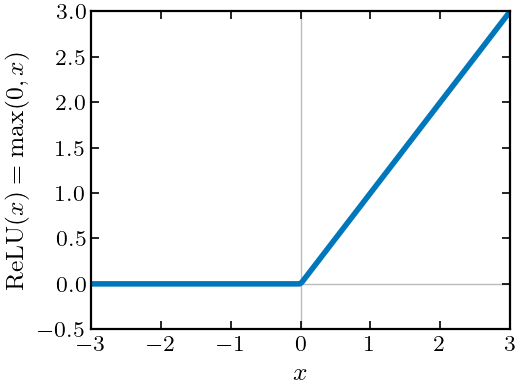

Write Python code to recreate this figure.
"""
Figure showing ReLU activation function for neural networks lecture.
"""

import matplotlib.pyplot as plt
import numpy as np
from pathlib import Path

# Load the publication style
plt.style.use(Path("~/.claude/skills/matplotlib-publication/matplotlibrc").expanduser())

# Figure settings
SINGLE_COL = 3.25

# Color palette
COLORS = {
    'blue': '#0077BB',
    'orange': '#EE7733',
    'gray': '#BBBBBB',
}

# Create figure
fig, ax = plt.subplots(figsize=(SINGLE_COL * 0.8, SINGLE_COL * 0.6))

# ReLU function
x = np.linspace(-3, 3, 200)
y = np.maximum(0, x)

# Plot
ax.plot(x, y, color=COLORS['blue'], linewidth=2)

# Add axis lines through origin
ax.axhline(y=0, color=COLORS['gray'], linewidth=0.5, zorder=0)
ax.axvline(x=0, color=COLORS['gray'], linewidth=0.5, zorder=0)

# Labels
ax.set_xlabel('$x$')
ax.set_ylabel(r'$\mathrm{ReLU}(x) = \max(0, x)$')

# Clean up - keep all spines visible
ax.set_xlim(-3, 3)
ax.set_ylim(-0.5, 3)

# Save
output_path = Path(__file__).parent / "relu_activation.png"
fig.savefig(output_path, dpi=200, bbox_inches='tight', facecolor='white')
fig.savefig(output_path.with_suffix('.pdf'), bbox_inches='tight', facecolor='white')
plt.close()

print(f"Saved {output_path}")
